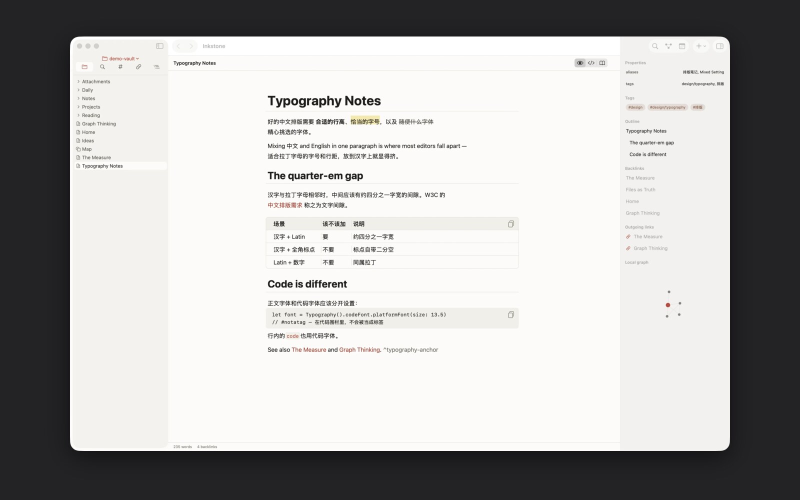
#> input picture assets/inkstone-card.jpg, 1600 x 1000 px, found by its file name (shown at 1/2 size)
$ python mono-duotone.py assets/inkstone-card.jpg inkstone-card
#> lines starting #> are read from the running program, lines starting #| are printed output that depends on the picture
#!/usr/bin/env python3
"""Map a screenshot onto the site's two printing plates.

    python3 tools/mono-duotone.py assets/inkstone-card.jpg inkstone-card

WHY NOT REGENERATE THESE
------------------------
The mono-color skill allows a supplied image to be cropped, isolated, enlarged,
simplified or screened — the reproduction is mechanical, the subject is not
replaced. These four are real screenshots of James's applications: they are the
EVIDENCE that the products exist and look like that. Converting them to coarse
halftone would destroy the one thing a product shot is for, and regenerating
them would be inventing a user interface. So they are separated onto the plates
and nothing else is done to them.

THE SEPARATION
--------------
Luminance is mapped onto a ramp from the substrate at white to Cobalt at black,
so the paper shows through the highlights exactly as it does on every other
plate. Terracotta is NOT used here: the accent plate has one job on this site
(signal — current state, emphasis) and a screenshot is not a signal. Spending
the accent on decoration is the failure the skill's plate-role rule exists to
prevent.

Screening is deliberately clean rather than coarse: `image_treatment` for
contemporary work is "clean plate separation", and a 12px UI label under a
60-line-per-inch dot is not a product shot, it is a texture.
"""

import sys
import pathlib
import numpy as np
from PIL import Image

SUBSTRATE = np.array([0xF5, 0xF1, 0xE8], dtype=np.float32)   # paper
INK = np.array([0x21, 0x48, 0xB8], dtype=np.float32)         # Cobalt
DEEP = np.array([0x12, 0x25, 0x5E], dtype=np.float32)        # where the ink pools

# Rec.709 luma, then a mild S-curve: screenshots are mostly mid-grey UI and a
# straight map leaves them flat and unreadable once the hue is gone.
GAMMA = 0.86


def duotone(im):
    a = np.asarray(im.convert("RGB")).astype(np.float32) / 255.0
    y = 0.2126 * a[:, :, 0] + 0.7152 * a[:, :, 1] + 0.0722 * a[:, :, 2]
    y = np.clip(y, 0, 1) ** GAMMA
    y = y[:, :, None]
    # paper -> cobalt -> deep, so shadows read as pooled ink rather than as a
    # flat colour wash
    mid = np.where(y > 0.5, SUBSTRATE * (2 * y - 1) + INK * (2 - 2 * y),
                            INK * (2 * y) + DEEP * (1 - 2 * y))
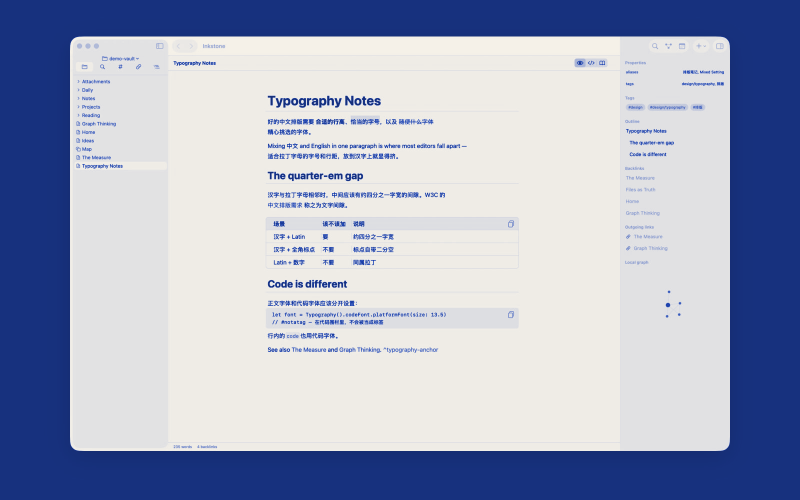
#> mid: shape (1000, 1600, 3) float32 (shown at 1/2 size); mean of channels 0, 1, 2 163.4, 173.5, 194.2; drawn as R, G, B
    return Image.fromarray(np.clip(mid, 0, 255).astype(np.uint8))


def main():
    src, stem = sys.argv[1], sys.argv[2]
    im = duotone(Image.open(src))
    out = pathlib.Path("assets") / (stem + ".webp")
    im.save(out, "WEBP", quality=88, method=6)
#> (the run stopped early here; a loop or call above may not have finished)
